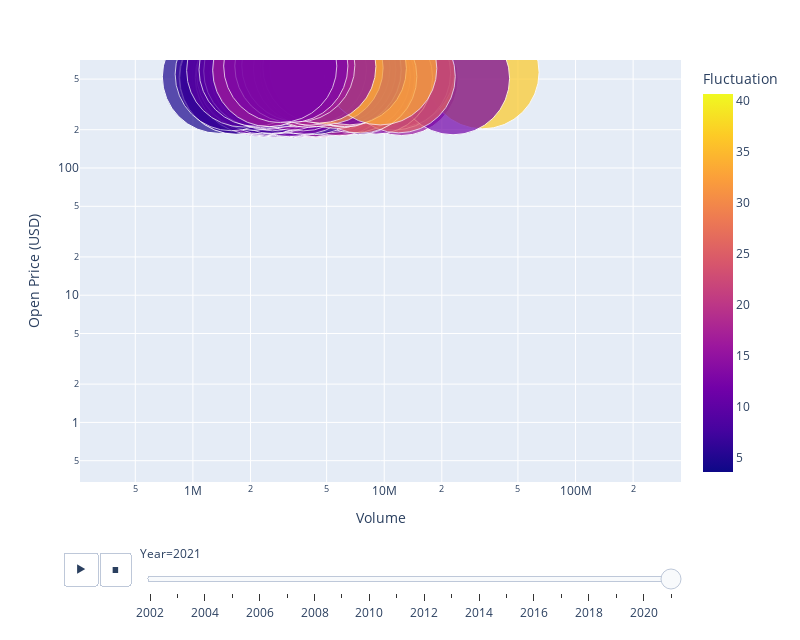

Notebook source saved alongside this figure:
### Code cell
x = 'Volume'
y = 'Open'
xname = 'Volume'
yname = 'Open Price (USD)'

fig = px.scatter(width=800,
                 height=640,
                 data_frame=data,
                 x=x,
                 y=y,
                 size='Mean Adj Close',
                 color='Fluctuation',
                 hover_name='Day',
                 animation_frame='Year',
                 log_x=True,
                 log_y = True,
                 size_max=80,
                 range_x = [data[x].min()*0.9, data[x].max()*1.1],
                 range_y = [data[y].min()*0.9, data[y].max()*1.1]
                )
# See: https://plotly.com/python/reference/layout/
# for more options
fig.update_layout(xaxis_title=xname, 
                  yaxis_title=yname
                 )
fig

### Figure 1 — Plotly figure (JSON) as saved in the notebook; plotly's stock layout.template omitted (floating-point values rounded to 4 significant figures; data arrays with more than 128 entries replaced by an {"elided": "..."} marker saying what was removed)
{"data": [{"hovertemplate": "<b>%{hovertext}</b><br><br>Year=2021<br>Volume=%{x}<br>Open=%{y}<br>Mean Adj Close=%{marker.size}<br>Fluctuation=%{marker.color}<extra></extra>", "hovertext": {"elided": "195 int values"}, "legendgroup": "", "marker": {"color": {"elided": "195 float values"}, "coloraxis": "coloraxis", "size": {"elided": "195 float values"}, "sizemode": "area", "sizeref": 0.08346, "symbol": "circle"}, "mode": "markers", "name": "", "orientation": "v", "showlegend": false, "type": "scatter", "x": {"elided": "195 int values"}, "xaxis": "x", "y": {"elided": "195 float values"}, "yaxis": "y"}], "layout": {"coloraxis": {"colorbar": {"title": {"text": "Fluctuation"}}, "colorscale": [[0, "#0d0887"], [0.1111, "#46039f"], [0.2222, "#7201a8"], [0.3333, "#9c179e"], [0.4444, "#bd3786"], [0.5556, "#d8576b"], [0.6667, "#ed7953"], [0.7778, "#fb9f3a"], [0.8889, "#fdca26"], [1, "#f0f921"]]}, "height": 640, "legend": {"itemsizing": "constant", "tracegroupgap": 0}, "margin": {"t": 60}, "sliders": [{"active": 19, "currentvalue": {"prefix": "Year="}, "len": 0.9, "pad": {"b": 10, "t": 60}, "steps": [{"args": [["2002"], {"frame": {"duration": 0, "redraw": false}, "fromcurrent": true, "mode": "immediate", "transition": {"duration": 0, "easing": "linear"}}], "label": "2002", "method": "animate"}, {"args": [["2003"], {"frame": {"duration": 0, "redraw": false}, "fromcurrent": true, "mode": "immediate", "transition": {"duration": 0, "easing": "linear"}}], "label": "2003", "method": "animate"}, {"args": [["2004"], {"frame": {"duration": 0, "redraw": false}, "fromcurrent": true, "mode": "immediate", "transition": {"duration": 0, "easing": "linear"}}], "label": "2004", "method": "animate"}, {"args": [["2005"], {"frame": {"duration": 0, "redraw": false}, "fromcurrent": true, "mode": "immediate", "transition": {"duration": 0, "easing": "linear"}}], "label": "2005", "method": "animate"}, {"args": [["2006"], {"frame": {"duration": 0, "redraw": false}, "fromcurrent": true, "mode": "immediate", "transition": {"duration": 0, "easing": "linear"}}], "label": "2006", "method": "animate"}, {"args": [["2007"], {"frame": {"duration": 0, "redraw": false}, "fromcurrent": true, "mode": "immediate", "transition": {"duration": 0, "easing": "linear"}}], "label": "2007", "method": "animate"}, {"args": [["2008"], {"frame": {"duration": 0, "redraw": false}, "fromcurrent": true, "mode": "immediate", "transition": {"duration": 0, "easing": "linear"}}], "label": "2008", "method": "animate"}, {"args": [["2009"], {"frame": {"duration": 0, "redraw": false}, "fromcurrent": true, "mode": "immediate", "transition": {"duration": 0, "easing": "linear"}}], "label": "2009", "method": "animate"}, {"args": [["2010"], {"frame": {"duration": 0, "redraw": false}, "fromcurrent": true, "mode": "immediate", "transition": {"duration": 0, "easing": "linear"}}], "label": "2010", "method": "animate"}, {"args": [["2011"], {"frame": {"duration": 0, "redraw": false}, "fromcurrent": true, "mode": "immediate", "transition": {"duration": 0, "easing": "linear"}}], "label": "2011", "method": "animate"}, {"args": [["2012"], {"frame": {"duration": 0, "redraw": false}, "fromcurrent": true, "mode": "immediate", "transition": {"duration": 0, "easing": "linear"}}], "label": "2012", "method": "animate"}, {"args": [["2013"], {"frame": {"duration": 0, "redraw": false}, "fromcurrent": true, "mode": "immediate", "transition": {"duration": 0, "easing": "linear"}}], "label": "2013", "method": "animate"}, {"args": [["2014"], {"frame": {"duration": 0, "redraw": false}, "fromcurrent": true, "mode": "immediate", "transition": {"duration": 0, "easing": "linear"}}], "label": "2014", "method": "animate"}, {"args": [["2015"], {"frame": {"duration": 0, "redraw": false}, "fromcurrent": true, "mode": "immediate", "transition": {"duration": 0, "easing": "linear"}}], "label": "2015", "method": "animate"}, {"args": [["2016"], {"frame": {"duration": 0, "redraw": false}, "fromcurrent": true, "mode": "immediate", "transition": {"duration": 0, "easing": "linear"}}], "label": "2016", "method": "animate"}, {"args": [["2017"], {"frame": {"duration": 0, "redraw": false}, "fromcurrent": true, "mode": "immediate", "transition": {"duration": 0, "easing": "linear"}}], "label": "2017", "method": "animate"}, {"args": [["2018"], {"frame": {"duration": 0, "redraw": false}, "fromcurrent": true, "mode": "immediate", "transition": {"duration": 0, "easing": "linear"}}], "label": "2018", "method": "animate"}, {"args": [["2019"], {"frame": {"duration": 0, "redraw": false}, "fromcurrent": true, "mode": "immediate", "transition": {"duration": 0, "easing": "linear"}}], "label": "2019", "method": "animate"}, {"args": [["2020"], {"frame": {"duration": 0, "redraw": false}, "fromcurrent": true, "mode": "immediate", "transition": {"duration": 0, "easing": "linear"}}], "label": "2020", "method": "animate"}, {"args": [["2021"], {"frame": {"duration": 0, "redraw": false}, "fromcurrent": true, "mode": "immediate", "transition": {"duration": 0, "easing": "linear"}}], "label": "2021", "method": "animate"}], "x": 0.1, "xanchor": "left", "y": 0, "yanchor": "top"}], "updatemenus": [{"active": 0, "buttons": [{"args": [null, {"frame": {"duration": 500, "redraw": false}, "fromcurrent": true, "mode": "immediate", "transition": {"duration": 500, "easing": "linear"}}], "label": "&#9654;", "method": "animate"}, {"args": [[null], {"frame": {"duration": 0, "redraw": false}, "fromcurrent": true, "mode": "immediate", "transition": {"duration": 0, "easing": "linear"}}], "label": "&#9724;", "method": "animate"}], "direction": "left", "pad": {"r": 10, "t": 70}, "showactive": false, "type": "buttons", "x": 0.1, "xanchor": "right", "y": 0, "yanchor": "top"}], "width": 800, "xaxis": {"anchor": "y", "domain": [0, 1], "range": [5.41, 8.551], "title": {"text": "Volume"}, "type": "log"}, "yaxis": {"anchor": "x", "domain": [0, 1], "range": [-0.4684, 2.849], "title": {"text": "Open Price (USD)"}, "type": "log"}}}
